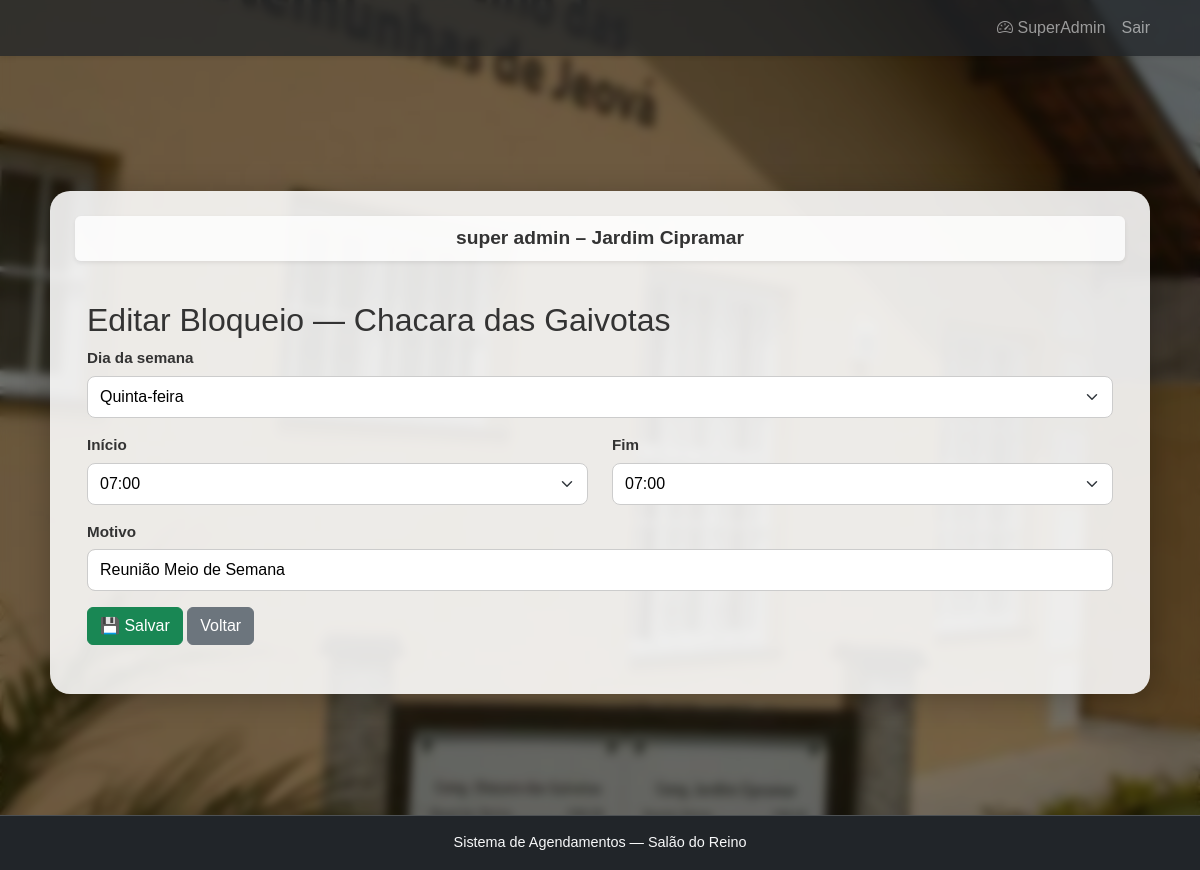
Screenshot of /superadmin/bloqueios/editar/9/ (signed in) with the database file from the repository.
### agendamento/models.py (models this page shows, shortened)
class UsuarioProfile(models.Model):
    user = models.OneToOneField(User, on_delete=models.CASCADE, related_name="profile")
    congregacao = models.ForeignKey(Congregacao, on_delete=models.SET_NULL, null=True, blank=True)
    is_admin_congregacao = models.BooleanField(default=False)
    is_active = models.BooleanField(default=True)
    is_superadmin = models.BooleanField(default=False)

class Congregacao(models.Model):
    nome = models.CharField(max_length=150, unique=True)

class BloqueioAgenda(models.Model):
    DIAS_SEMANA = [
        (0, "Segunda-feira"),
        (1, "Terça-feira"),
        (2, "Quarta-feira"),
        (3, "Quinta-feira"),
        (4, "Sexta-feira"),
        (5, "Sábado"),
        (6, "Domingo"),
    ]
    congregacao = models.ForeignKey(
        "Congregacao",
        on_delete=models.CASCADE,
        related_name="bloqueios"
    )
    dia_semana = models.IntegerField(
        choices=DIAS_SEMANA
    )
    hora_inicio = models.TimeField()
    hora_fim = models.TimeField()
    motivo = models.CharField(
        max_length=120,
        help_text="Ex: Reunião, Manutenção, Evento especial"
    )
    ativo = models.BooleanField(default=True)

### agendamento/utils.py (the view)
    def wrapper(request, *args, **kwargs):
        if not request.user.is_authenticated or not hasattr(request.user, "profile"):
            return redirect("login")
        if not request.user.profile.is_superadmin:
            messages.error(request, "Apenas o SuperAdmin pode acessar esta página.")
            return redirect("escolher_mes")
        return func(request, *args, **kwargs)

### agendamento/utils.py (called while the page is built)
def superadmin_required(func):
    def wrapper(request, *args, **kwargs):
        if not request.user.is_authenticated or not hasattr(request.user, "profile"):
            return redirect("login")
        if not request.user.profile.is_superadmin:
            messages.error(request, "Apenas o SuperAdmin pode acessar esta página.")
            return redirect("escolher_mes")
        return func(request, *args, **kwargs)
    return wrapper

### agendamento/views.py (called while the page is built, shortened)
@login_required
@superadmin_required
def superadmin_editar_bloqueio(request, id):
    bloqueio = get_object_or_404(BloqueioAgenda, id=id)
    horarios = []
    t = datetime.combine(date.today(), time(7, 0))
    fim = datetime.combine(date.today(), time(21, 0))
    while t <= fim:
        horarios.append(t.strftime("%H:%M"))
        t += timedelta(minutes=30)
    return render(request, "superadmin/superadmin_editar_bloqueio.html", {
        "bloqueio": bloqueio,
        "horarios": horarios,
    })

### agendamento/templates/superadmin/superadmin_editar_bloqueio.html (shortened to what this page needs)
{% extends "base.html" %}
{% block content %}
<div class="container py-4">
    <h2>Editar Bloqueio — {{ bloqueio.congregacao.nome }}</h2>
    <form method="POST">
        <div class="mb-3">
            <label class="form-label">Dia da semana</label>
            <select name="dia_semana" class="form-select">
                {% for value, label in bloqueio.DIAS_SEMANA %}
                    <option value="{{ value }}" {% if bloqueio.dia_semana == value %}selected{% endif %}>
                        {{ label }}
                    </option>
                {% endfor %}
            </select>
        </div>
        <div class="row mb-3">
            <div class="col">
                <label class="form-label">Início</label>
                <select name="hora_inicio" class="form-select">
                    {% for h in horarios %}
                        <option value="{{ h }}" {% if bloqueio.hora_inicio|stringformat:"H:i" == h %}selected{% endif %}>
                            {{ h }}
                        </option>
                    {% endfor %}
                </select>
            </div>
            <div class="col">
                <label class="form-label">Fim</label>
                <select name="hora_fim" class="form-select">
                    {% for h in horarios %}
                        <option value="{{ h }}" {% if bloqueio.hora_fim|stringformat:"H:i" == h %}selected{% endif %}>
                            {{ h }}
                        </option>
                    {% endfor %}
                </select>
            </div>
        </div>
        <div class="mb-3">
            <label class="form-label">Motivo</label>
            <input type="text" class="form-control" name="motivo" value="{{ bloqueio.motivo }}" required>
        </div>
        <button class="btn btn-success">💾 Salvar</button>
        <a href="{% url 'superadmin_bloqueios' %}" class="btn btn-secondary">Voltar</a>
    </form>
</div>
{% endblock %}

### templates/base.html (shortened to what this page needs)
{% load static %}
<!DOCTYPE html>
<html lang="pt-br">
<head>
    <link href="https://cdn.jsdelivr.net/npm/bootstrap@5.3.0/dist/css/bootstrap.min.css" rel="stylesheet">
    <link rel="stylesheet" href="https://cdn.jsdelivr.net/npm/bootstrap-icons@1.11.1/font/bootstrap-icons.css">
    <link rel="stylesheet" href="{% static 'css/style.css' %}">
</head>
<body>
        {% include "navbar.html" %}
    <div class="page-wrapper">
        <main class="main-content">
            <div class="content-box {% block size %}{% endblock %}">
                {% if user.is_authenticated %}
                    <div class="user-info-bar text-center p-2 mb-3 rounded shadow-sm">
                        <span class="user-name">
                            <strong>{{ user.get_full_name|default:user.username }}</strong>
                            – {{ user.profile.congregacao.nome }}
                        </span>
                    </div>
                {% endif %}
                {% block content %}
                {% endblock %}
            </div>
        </main>
        <footer class="text-center py-3 bg-dark text-light">
            Sistema de Agendamentos — Salão do Reino
        </footer>
    </div>
</body>
</html>

### static/css/style.css (style rules this page uses)
html, body { height: 100%; margin: 0; padding: 0; font-family: 'Poppins', sans-serif; color: #333; position: relative; overflow-y: auto; overflow-x: hidden; scroll-behavior: smooth; }
body::before, body::after { content: ""; position: fixed; inset: 0; pointer-events: none; }
body::before { background-image: url("../images/SalaoDoReino.jpeg"); background-size: cover; background-position: center; background-repeat: no-repeat; filter: brightness(0.7); z-index: 0; }
body::after { backdrop-filter: blur(5px); background-color: rgba(0, 0, 0, 0.3); z-index: 1; }
body > * { position: relative; z-index: 2; }
body { padding-top: 70px; }
.page-wrapper { display: flex; flex-direction: column; min-height: 100vh; }
.main-content { flex: 1; display: flex; align-items: center; justify-content: center; padding: 1rem; }
.form-label { color: #f5f5f5; }
.content-box { background: rgba(255, 255, 255, 0.88); padding: 25px; border-radius: 20px; box-shadow: 0 4px 30px rgba(0, 0, 0, 0.25); width: 100%; max-width: 1100px; margin: 0 auto; }
.content-box form .mb-3 { margin-bottom: 18px; }
.content-box label { font-weight: 600; margin-bottom: 6px; display: block; color: #333; font-size: 0.95rem; }
.content-box input.form-control, .content-box select.form-select { height: 42px; padding: 8px 12px; border-radius: 8px; border: 1px solid #ccc; font-size: 1rem; transition: all 0.2s ease-in-out; }
footer { text-align: center; padding: 0.8rem; color: #fff; background: rgba(0, 0, 0, 0.45); backdrop-filter: blur(6px); border-top: 1px solid rgba(255, 255, 255, 0.2); font-size: 0.9rem; }
.user-info-bar { background: rgba(255, 255, 255, 0.8); font-size: 1.1rem; font-weight: 600; }
.user-info-bar .user-name { font-size: 1.2rem; display: inline-block; }
.content-box .form-control, .content-box .form-select { color: #000; background-color: #fff; }

### rows the page displays
BloqueioAgenda: congregacao.nome "Chacara das Gaivotas", dia_semana "Quinta-feira", motivo "Reunião Meio de Semana"

### other values shown
{{ user.get_full_name|default:user.username }} "super admin"
{{ user.profile.congregacao.nome }} "Jardim Cipramar"
form field hora_inicio "07:00"
form field hora_fim "07:00"
